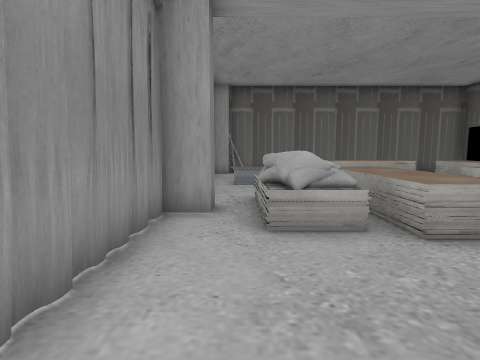
View 1 (above)

15 first-person views from a walk through a scene from a Unity 3-D project. The camera is 1.2 m above the floor, tilts 6° down and sees 80° across. The floor is counted in squares, 1 m on a side. Each view is taken from the middle of a square. On the plan, view 1 faces up. The plan holds only what a view shows up to about 13 squares ahead; the rest is blank. The player character is not drawn. Some animated figures are left out. Some surface patterns are stand-ins.

View 2
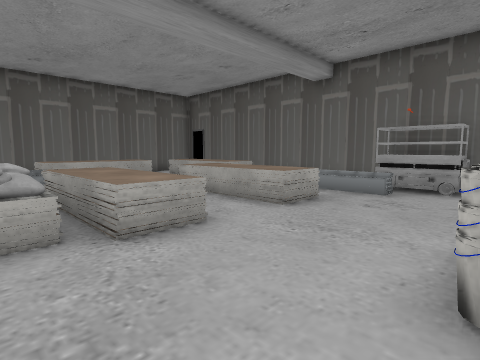

View 3
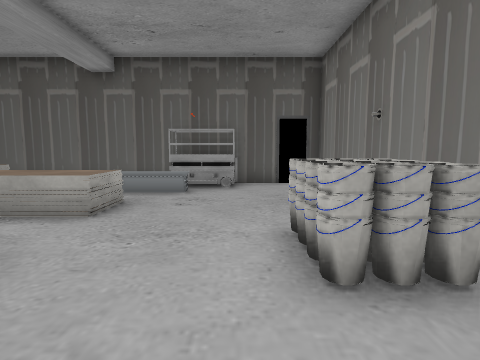

View 4
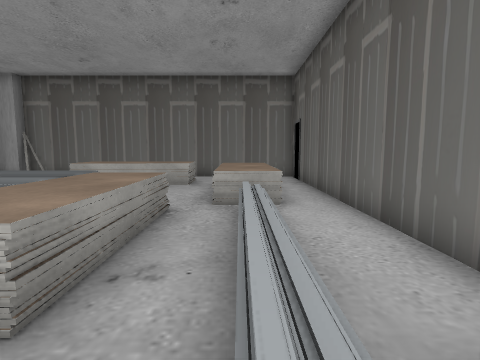

View 5
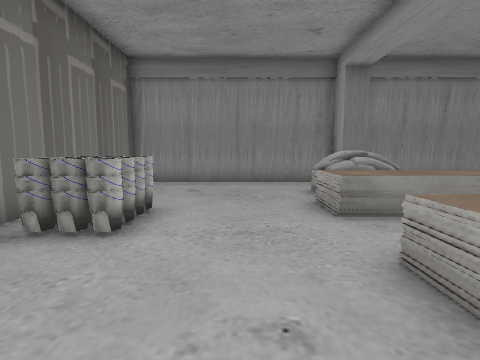

View 6
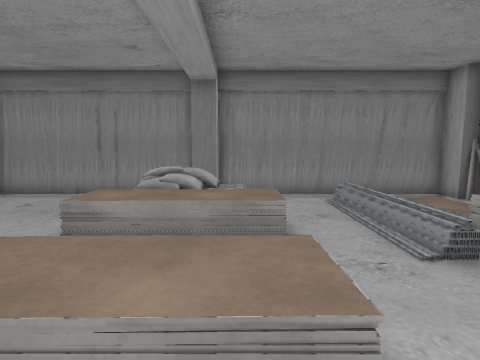

View 7
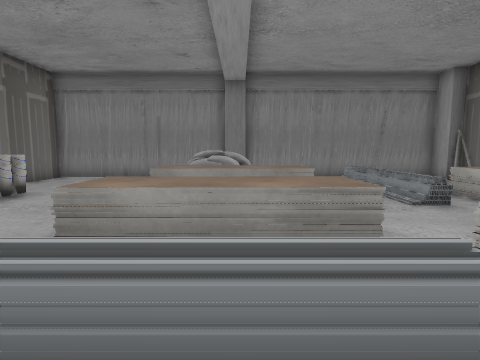

View 8
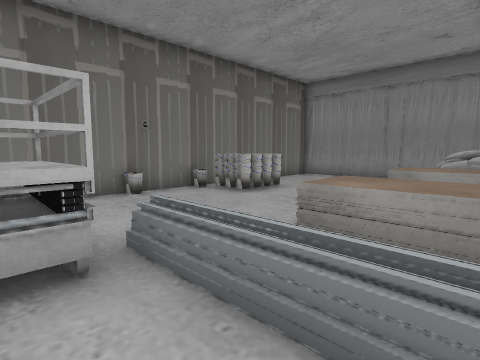

View 9
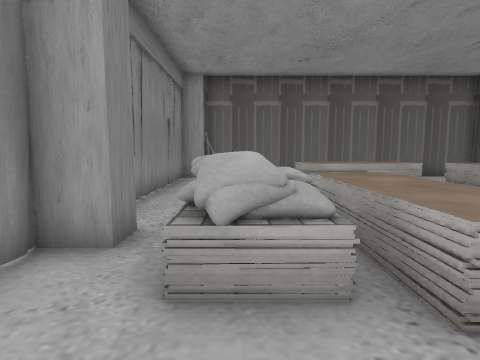

View 10
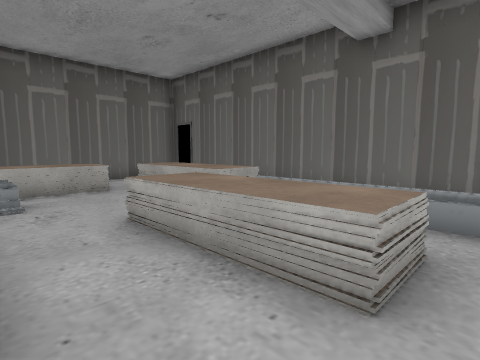

View 11
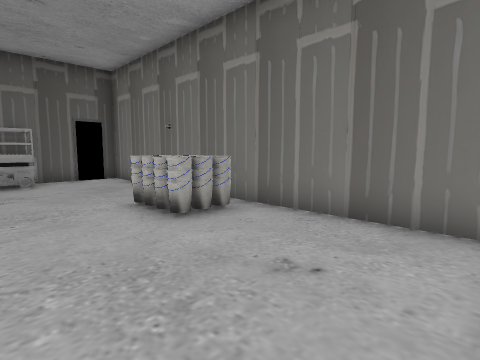

View 12
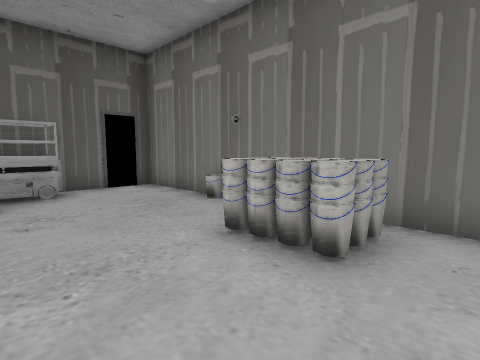

View 13
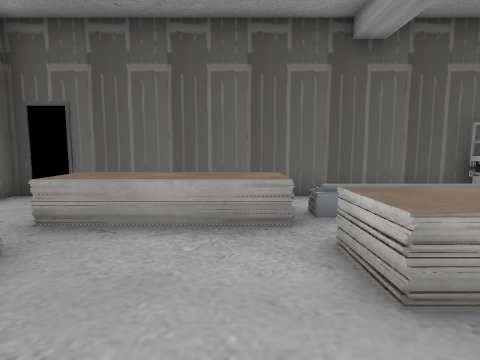

View 14
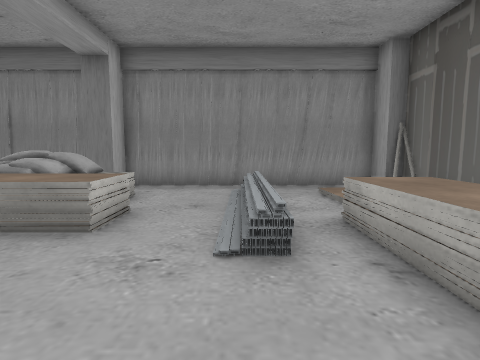

View 15
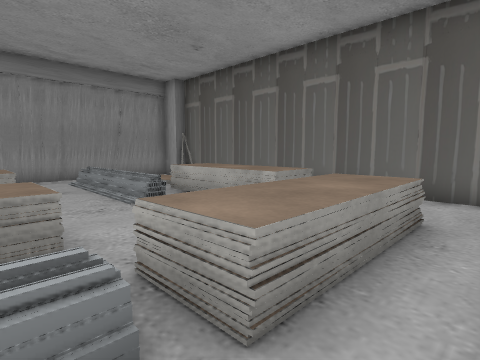

### Floor plan
Key: @ floor where view 1 was taken; # wall or solid block; . main floor; : floor 0.75 m higher than the main floor; / step, stairs or slope; v drop or lower ground; B bucket; C white cylinder; O other object.
Columns run from 2 left of view 1 to 12 right of it. Each row starts with its distance up from view 1.
 15  #C###########
 14 ##.      ....##
 13 #.       :....#
 12 #./...:::v.:..#
 11 #.//////..v O.#
 10 #.//////... O.#
  9 #.......... O.#
  8 #.......OO./..#
  7 #.OOO O.OO./..#
  6 ##OOv O.OO./..#
  5 ##OOO O.OO./..#
  4 #..OO:O.OO./..#
  3 #........../OO#
  2 #...........OO#
  1 #...........OO#
  0 #.@..BBB......#
 -1 #....BOB.....##
 -2 ##########B###

Positions as (right, up) in squares from view 1, and headings:
1: (0, 0), facing up
2: (1, 0), facing up-right
3: (1, 1), facing right
4: (9, 2), facing up
5: (9, 2), facing left
6: (9, 7), facing left
7: (11, 6), facing left
8: (11, 6), facing down-left
9: (1, 2), facing up
10: (4, 3), facing up-right
11: (-1, 3), facing down-right
12: (2, 3), facing down-right
13: (4, 9), facing right
14: (8, 10), facing left
15: (11, 7), facing up-left
